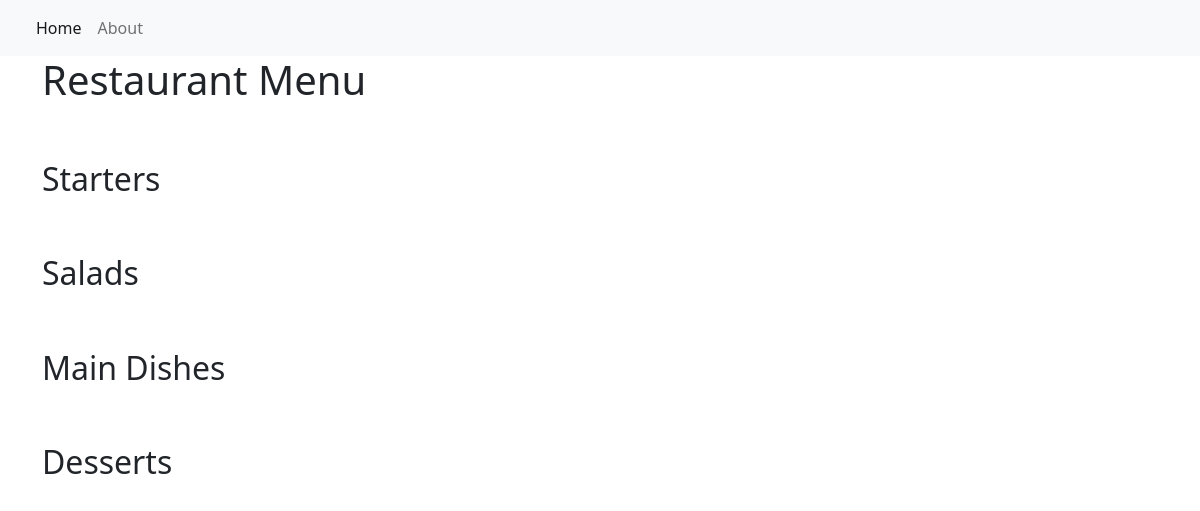
Before: / with the older database file.
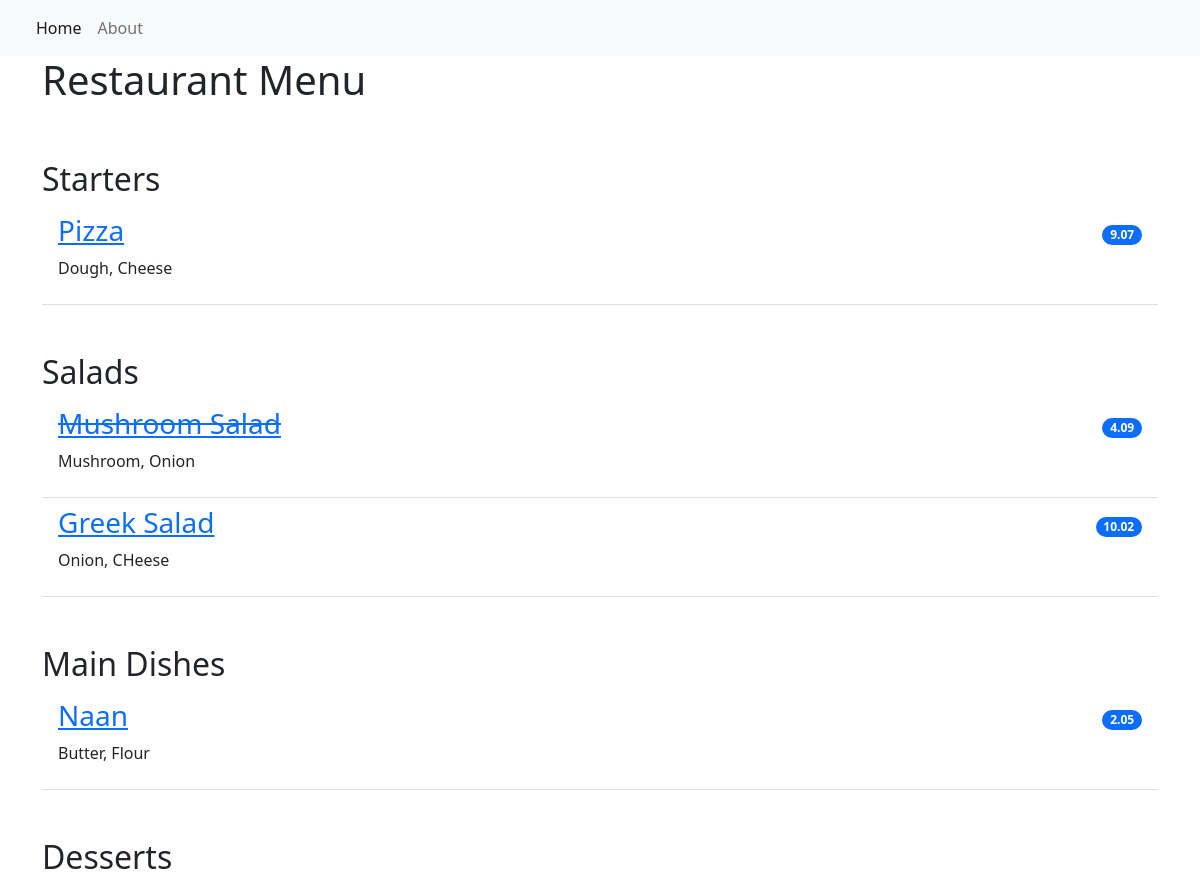
After: the same page with the newer database file.
### resturant_menu/models.py (models this page shows, shortened)
class Item(models.Model):
    meal = models.CharField(max_length=1000, unique=True)
    description = models.CharField(max_length=2000)
    price = models.DecimalField(max_digits=10, decimal_places=2)
    meal_type = models.CharField(max_length=200, choices=MEAL_TYPE)
    author = models.ForeignKey(User, on_delete=models.PROTECT)
    status = models.IntegerField(choices=STATUS, default=1)
    date_created = models.DateTimeField(auto_now_add=True)
    date_updated = models.DateTimeField(auto_now=True)

### resturant_menu/views.py (the view)
# urls.py: path('', views.MenuList.as_view(), name='home'),
class MenuList(generic.ListView):
    queryset = Item.objects.order_by("-date_created")
    template_name = "index.html"
    def get_context_data(self, *, object_list=None, **kwargs):
        context = super().get_context_data(**kwargs)
        context["meals"] = MEAL_TYPE
        return context

### templates/index.html
{% extends 'base.html' %}
{% block content %}
<div class="container">
  <h1>Restaurant Menu</h1>
    <ul class="list-group list-group-flush">
        {% for meal in meals %}
            <h2 class="pt-5">{{ meal.1 }}</h2>
                {% for row in item_list %}
                    {% if row.meal_type == meal.0 %}
                        {% if row.status == 0 %}
                        <li class="list-group-item d-flex justify-content-between align-items-center border-0 pb-0">
                            <a href="{% url 'menu_item' row.pk %}"><h3><del>{{ row.meal }}</del></h3></a>
                            <span class="badge bg-primary rounded-pill">{{ row.price }}</span>
                        </li>
                        <li class="list-group-item pt-0">
                            <p>{{ row.description }}</p>
                        </li>
                        {% else %}
                        <li class="list-group-item d-flex justify-content-between align-items-center border-0 pb-0">
                            <a href="{% url 'menu_item' row.pk %}"><h3>{{ row.meal }}</h3></a>
                            <span class="badge bg-primary rounded-pill">{{ row.price }}</span>
                        </li>
                        <li class="list-group-item pt-0">
                            <p>{{ row.description }}</p>
                        </li>
                        {% endif %}
                    {% endif %}
                {% endfor %}
        {% endfor %}
    </ul>
</div>
{% endblock content %}

### templates/base.html (shortened to what this page needs)
<!DOCTYPE html>
<html lang="en">
    <head>
        <link href="https://cdn.jsdelivr.net/npm/bootstrap@5.2.0-beta1/dist/css/bootstrap.min.css" rel="stylesheet">
    </head>
    <body>
        <nav class="navbar navbar-expand-lg bg-light">
            <div class="container-fluid">
                <div class="collapse navbar-collapse" id="navbarNav">
                    <ul class="navbar-nav">
                         <li class="nav-item">
                            <a class="nav-link active" aria-current="page" href="{% url 'home' %}">Home</a>
                        </li>
                        <li class="nav-item">
                            <a class="nav-link" aria-current="page" href="{% url 'home' %}">About</a>
                        </li>
                    </ul>
                </div>
            </div>
        </nav>
        {% block content %}
        {% endblock content %}
    </body>
</html>

Changed rows visible on the page:
added Item: meal "Pizza", price "9.07", description "Dough, Cheese", shown under "Starters"
added Item: meal "Mushroom Salad", price "4.09", description "Mushroom, Onion", shown under "Salads"
added Item: meal "Greek Salad", price "10.02", description "Onion, CHeese", shown under "Salads"
added Item: meal "Naan", price "2.05", description "Butter, Flour", shown under "Main Dishes"
